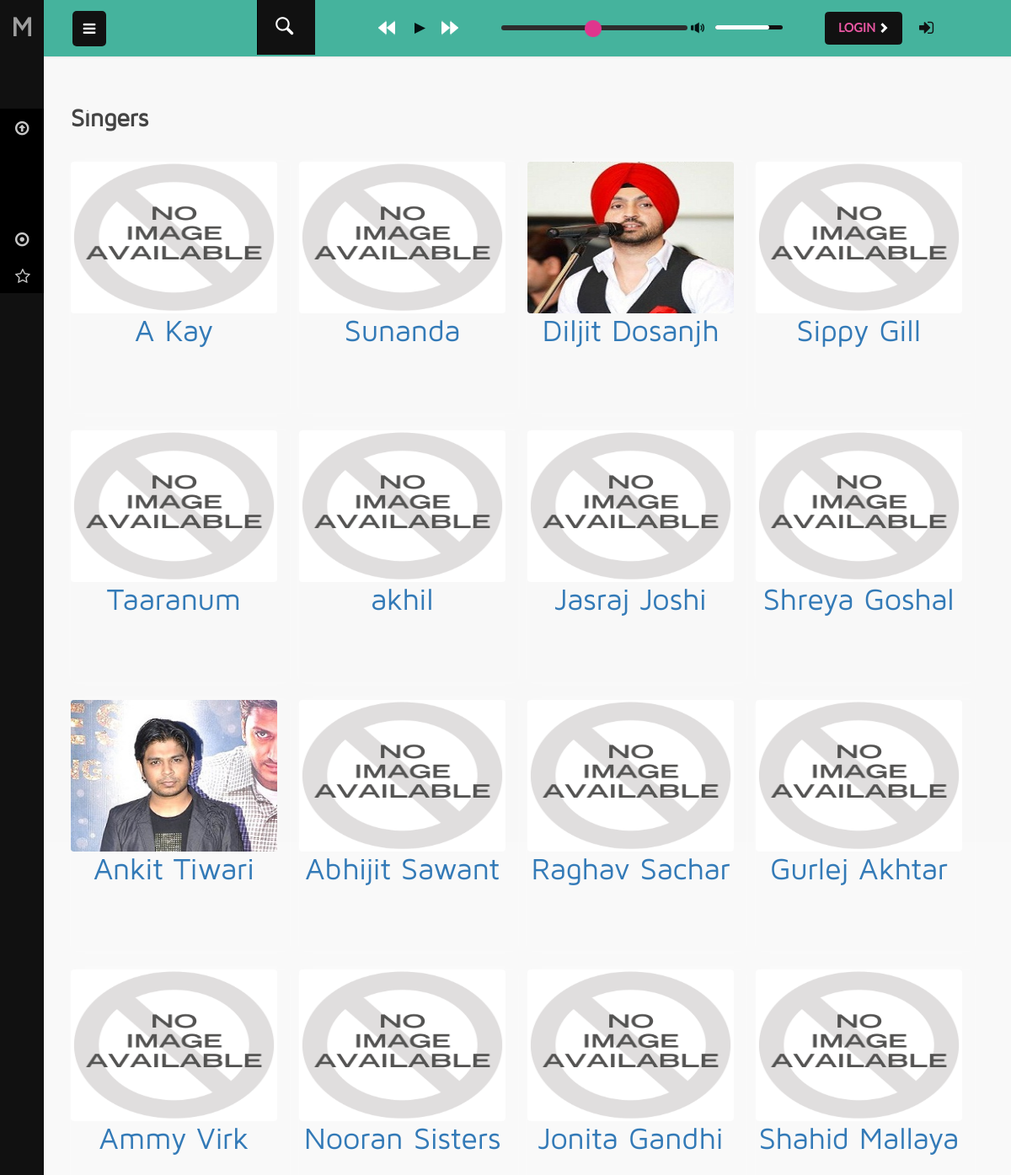
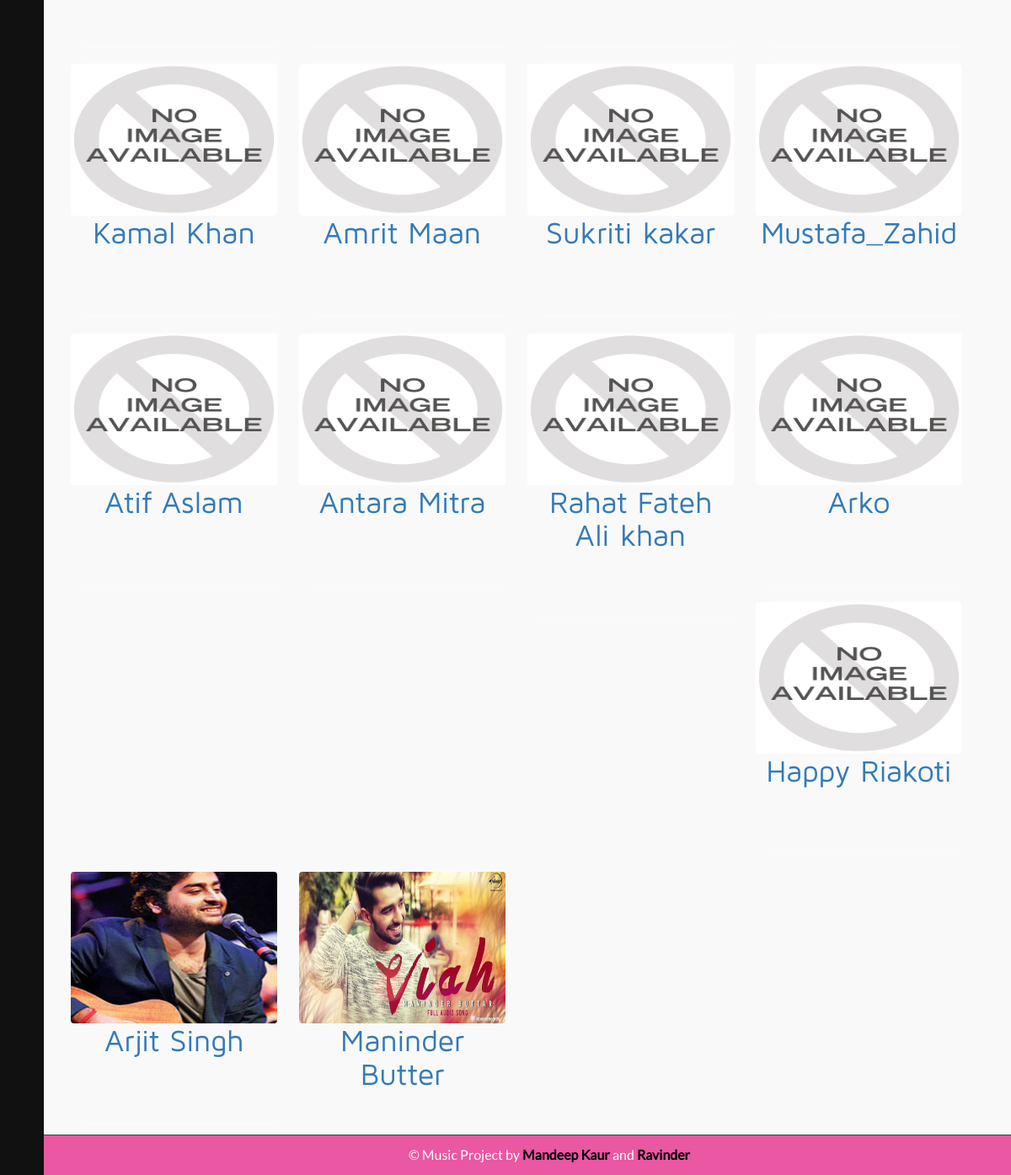
Screenshot of /artist.php with the database file from the repository (2 pictures, top to bottom).
### tables this page shows
CREATE TABLE `artist` (
  `artistcatid` int(11) NOT NULL,
  `artistname` varchar(255) DEFAULT NULL,
  `artistpic` varchar(255) DEFAULT NULL,
  `artistid` int(11) NOT NULL
);

### artist.php (the view, shortened to what this page needs)
<!DOCTYPE HTML>
<html>
<head>
<link href="css/bootstrap.min.css" rel='stylesheet' type='text/css' />
<link href="css/style.css" rel='stylesheet' type='text/css' />
<link href="css/font-awesome.css" rel="stylesheet">
<link rel="stylesheet" href="css/icon-font.min.css" type='text/css' />
</head>
 <body class="sticky-header left-side-collapsed"  onload="initMap()">
    <section>
		<div class="left-side sticky-left-side">
			<?php
			include_once("logo.php")
			?>
				<div class="left-side-inner">
					<?php
					if(isset($_SESSION["name"]))
						 {
						    include_once("uside.php");
						 }
					else
					  {
					   include_once("side.php");
					  }
					?>
			</div>
		</div>
		<div class="main-content">
			<div class="header-section">
			<a class="toggle-btn  menu-collapsed"><i class="fa fa-bars"></i></a>
				<div class="menu-right">
					<div class="profile_details">
						  <?php
						  include_once("search1.php")
						  ?>
											  <div class="col-md-4 player">
													<div class="audio-player">
														</div>
													<link rel="stylesheet" type="text/css" media="all" href="css/audio.css">
												<ul class="next-top">
													<li><a class="ar" href="#"> <img src="images/arrow.png" alt=""/></a></li>
													<li><a class="ar2" href="#"><img src="images/arrow2.png" alt=""/></i></a></li>
											 </ul>
											</div>
											<?php
											if(isset($_SESSION["name"]))
										   {
											include_once("head.php");
											}
											else
											 {
											include_once("login.php");
											}
											?>
								</div>
						</div>
				</div>
			<div id="page-wrapper">
				<div class="inner-content">
				      <div class="music-browse">
							<link href="css/popuo-box.css" rel="stylesheet" type="text/css" media="all">
						<div class="browse">
								<div class="tittle-head two">
									<h3 class="tittle">Singers</h3>
									<div class="clearfix"> </div>
								</div>
								<div class="bs-example bs-example-tabs" role="tabpanel" data-example-id="togglable-tabs">
                                <?php
						$conn=mysqli_connect(host,usern,pass,dbname) or die("Error in connection " . mysqli_connect_error());
						$q="select * from artist order by rand()";
						$res=mysqli_query($conn,$q) or die("Error in query " . mysqli_error($conn));
						$cnt=mysqli_affected_rows($conn);
						if($cnt==0)
						{
							print "<h1 align='center'><font color='red'>No song available</font></h1>";
						}
						else
						{
							while($x=mysqli_fetch_array($res))
							{
                                print "<div class='col-md-3 content-grid'>
								<a href='artistsong.php?arid=$x[3]'><img src='images/$x[2]' width='180' height='180' border='0'></a>
                        <br/>
                         <a href='artistsong.php?arid=$x[3]'> <h1>$x[1]</h1></a><br/><br/><br/>
							</div>";
							}
						}
							?>
							</div>
						</div>
							</div>
					</div>
		    </div>
			<?php
			include_once("footer.php")
			?>
   </section>
</body>
</html>

### css/audio.css (style rules this page uses)
.audio-player, .audio-player div,.audio-player button { margin: 0; padding: 0; border: none; outline: none; }
div.audio-player { position: relative; width: 100% !important; height:42px !important; margin: 0 auto; }

### rows the page displays
artist: artistpic (picture), artistname "A Kay"
artist: artistpic (picture), artistname "Sunanda"
artist: artistpic (picture), artistname "Diljit Dosanjh"
artist: artistpic (picture), artistname "Sippy Gill"
artist: artistpic (picture), artistname "Taaranum"
artist: artistpic (picture), artistname "akhil"
artist: artistpic (picture), artistname "Jasraj Joshi"
artist: artistpic (picture), artistname "Shreya Goshal"
artist: artistpic (picture), artistname "Ankit Tiwari"
artist: artistpic (picture), artistname "Abhijit Sawant"
artist: artistpic (picture), artistname "Raghav Sachar"
artist: artistpic (picture), artistname "Gurlej Akhtar"
artist: artistpic (picture), artistname "Ammy Virk"
artist: artistpic (picture), artistname "Nooran Sisters"
artist: artistpic (picture), artistname "Jonita Gandhi"
artist: artistpic (picture), artistname "Shahid Mallaya"
artist: artistpic (picture), artistname "Kamal Khan"
artist: artistpic (picture), artistname "Amrit Maan"
artist: artistpic (picture), artistname "Sukriti kakar"
artist: artistpic (picture), artistname "Mustafa_Zahid"
artist: artistpic (picture), artistname "Atif Aslam"
artist: artistpic (picture), artistname "Antara Mitra"
artist: artistpic (picture), artistname "Rahat Fateh Ali khan"
artist: artistpic (picture), artistname "Arko"
artist: artistpic (picture), artistname "Happy Riakoti"
artist: artistpic (picture), artistname "Arjit Singh"
artist: artistpic (picture), artistname "Maninder Butter"
